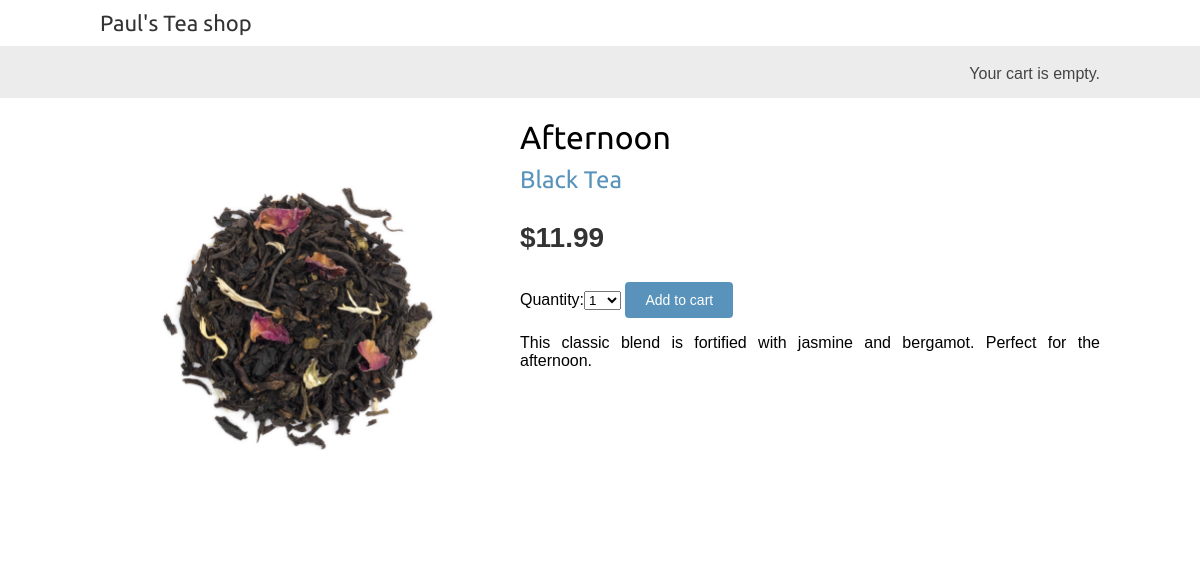
The page /26/afternoon/ on the database its author committed.
### shop/models.py (models this page shows, shortened)
class Product(models.Model):
    category = models.ForeignKey(Category,
                                 related_name='products',
                                 on_delete=models.CASCADE)      # Foriegn key to Category model, one category, many products
    name = models.CharField(max_length=200, db_index=True)      # The product name
    slug = models.SlugField(max_length=200, db_index=True)      # The slug for URL use
    image = models.ImageField(upload_to='products/%Y/%m/%d',
                              blank=True)                       # The product image storage
    description = models.TextField(blank=True)                  # The description of the product
    price = models.DecimalField(max_digits=10, decimal_places=2)# The price of the product is stored in a decimal field with two decimal places
    available = models.BooleanField(default=True)               # This boolean field enabled a product to be enabled or disabled in accordance with use
    created = models.DateTimeField(auto_now_add=True)           # Records when the product was created
    updated = models.DateTimeField(auto_now=True)               # Records when the product details were changed
    class Meta:
        ordering = ('name',)
        index_together = (('id', 'slug'),)

class Category(models.Model):
    name = models.CharField(max_length=200,
                            db_index=True)
    slug = models.SlugField(max_length=200,
                            unique=True)
    class Meta:
        ordering = ('name',)
        verbose_name = 'category'
        verbose_name_plural = 'categories'
    def __str__(self):
        return self.name
    def get_absolute_url(self):
        return reverse('shop:product_list_by_category',
                       args=[self.slug]) # This collects a url for category

### shop/views.py (the view)
# urls.py: path('<int:id>/<slug:slug>/', views.product_detail, name='product_detail'), # a primary key and slug lists a single product for detail purposes
def product_detail(request, id, slug):
    product = get_object_or_404(Product,
                                id=id,
                                slug=slug,
                                available=True) # This will get a single product, using both ID and Slug. It will work with primary key alone,
    cart_product_form = CartAddProductForm()
    r = Recommender()
    recommended_products = r.suggest_products_for([product], 4)
    return render(request,
                  'shop/product/detail.html',
                  {'product': product,
                   'cart_product_form': cart_product_form,
                   'recommended_products': recommended_products})

### cart/forms.py
class CartAddProductForm(forms.Form):
    quantity = forms.TypedChoiceField(
                                choices=PRODUCT_QUANTITY_CHOICES,
                                coerce=int)
    override = forms.BooleanField(required=False,
                                  initial=False,
                                  widget=forms.HiddenInput)

### cart/cart.py (called while the page is built)
    def __len__(self):
        return sum(item['quantity'] for item in self.cart.values())

### cart/context_processors.py (called while the page is built)
def cart(request):
    return {'cart': Cart(request)}

### shop/recommender.py (called while the page is built, shortened)
    def get_product_key(self, id):
        return f'product:{id}:purchased_with'

    def suggest_products_for(self, products, max_results=6):
        product_ids = [p.id for p in products]
        if len(products) == 1:
            suggestions = r.zrange(
                             self.get_product_key(product_ids[0]),
                             0, -1, desc=True)[:max_results]
        suggested_products_ids = [int(id) for id in suggestions]
        suggested_products = list(Product.objects.filter(id__in=suggested_products_ids))
        suggested_products.sort(key=lambda x: suggested_products_ids.index(x.id))
        return suggested_products

### shop/templates/shop/product/detail.html (shortened to what this page needs)
{% extends "shop/base.html" %}
{% load static %}
{% block content %}
  <div class="product-detail">
    <img src="{% if product.image %}{{ product.image.url }}{% else %}
    {% static "img/no_image.png" %}{% endif %}">
    <h1>{{ product.name }}</h1>
    <h2>
      <a href="{{ product.category.get_absolute_url }}">
        {{ product.category }}
      </a>
    </h2>
    <p class="price">${{ product.price }}</p>
    <form action="{% url "cart:cart_add" product.id %}" method="post">
      {{ cart_product_form }}
      <input type="submit" value="Add to cart">
    </form>
    {{ product.description|linebreaks }}
  </div>
{% endblock %}

### shop/static/css/base.css (style rules this page uses)
body { margin:0; padding:0; font-family:helvetica, sans-serif; }
h1, h2, h3, h4, h5 , h6 { font-family: 'Ubuntu', sans-serif; font-weight:normal; }
a { text-decoration:none; color:#5993bb; }
a.button, input[type="submit"] { color:#fff; background:#5993bb; border-radius:4px; padding:10px 20px; font-size:14px; border:0; }
.product-detail { text-align:justify; }
.product-detail .price { color:#333; font-size:28px; font-weight:bold; }
.product-detail img { width:40%; float:left; padding:0 20px 20px 0; }
.product-detail h1 { margin-bottom:0; }
.product-detail h2 { margin-top:10px; }

### rows shown on the page
Product: image (picture), name "Afternoon", category "Black Tea", price "11.99", description "This classic blend is fortified with jasmine and bergamot. Perfect for the afternoon."
